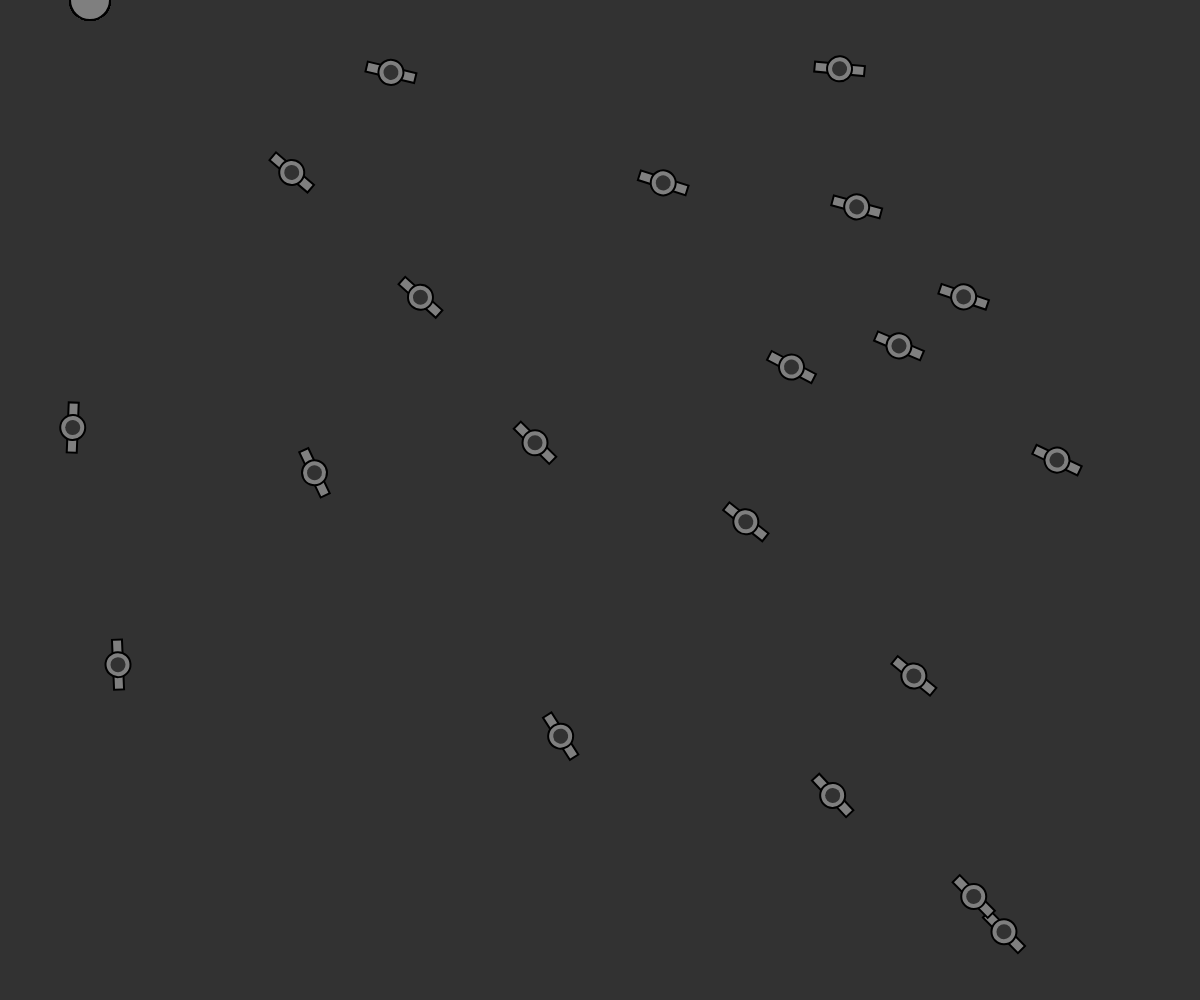
Frame 1 (no input)
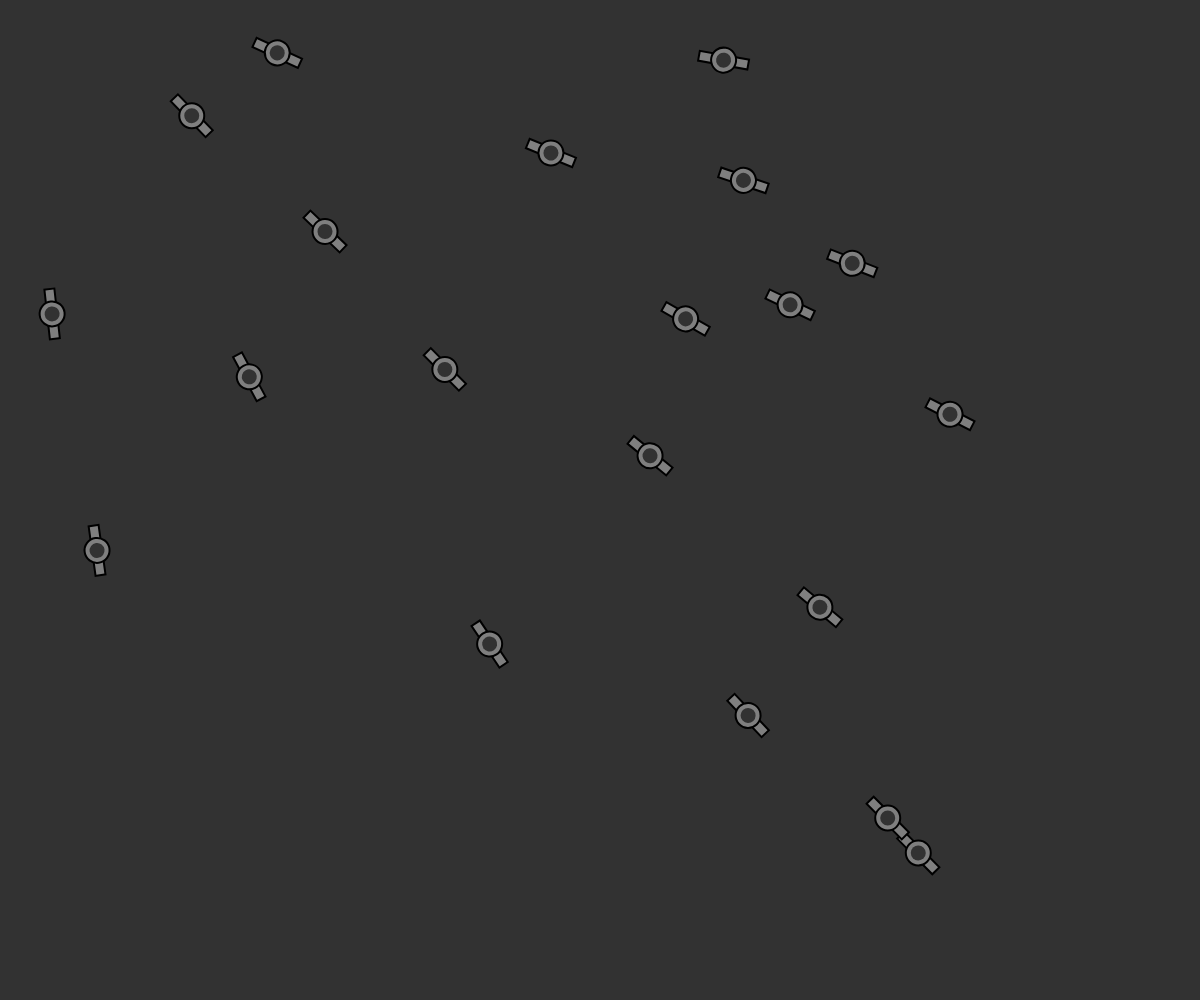
Frame 60 (no input)
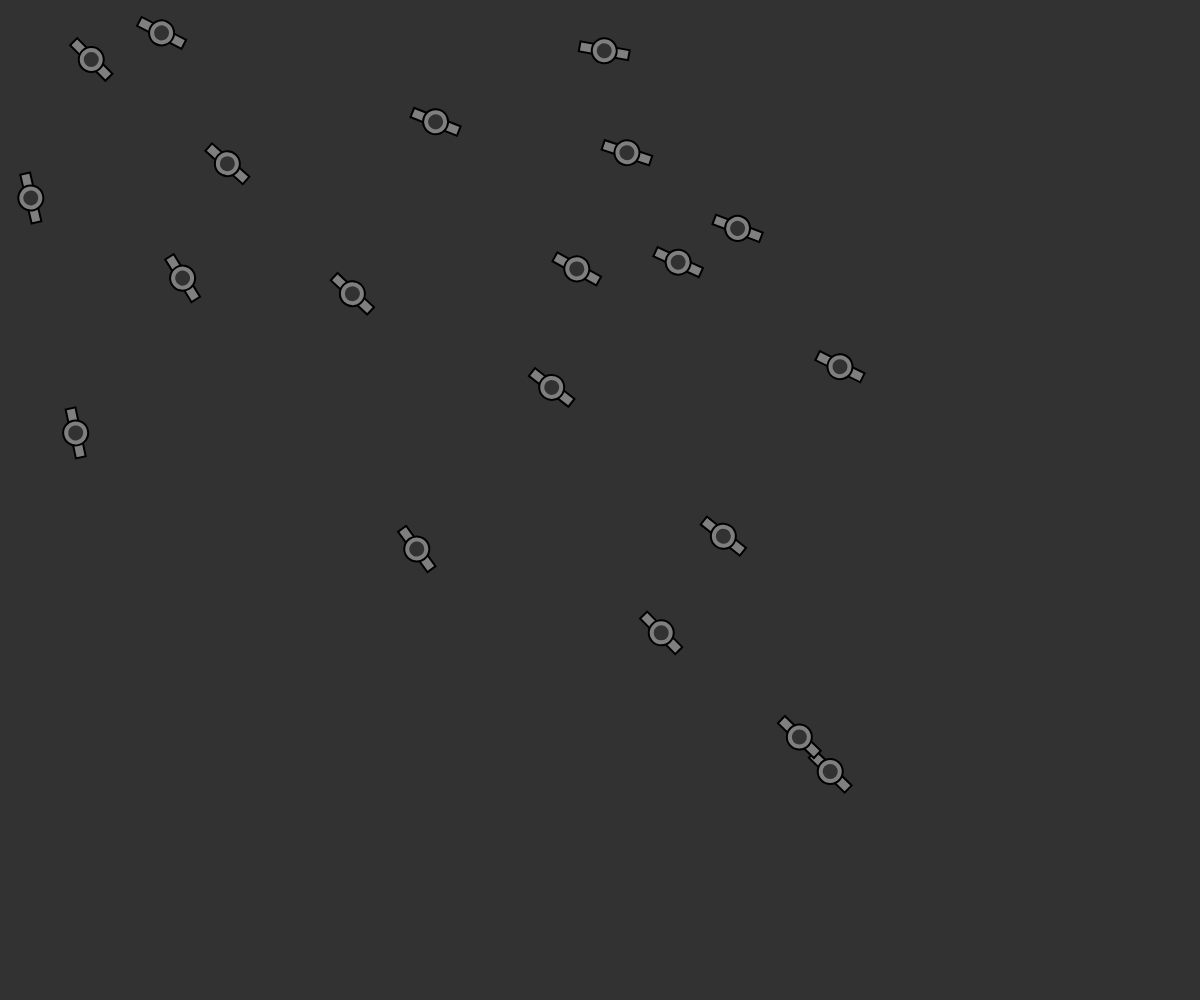
Frame 120 (the mouse pressed at the canvas centre since frame 60)

The p5.js sketch that drew these frames (run headless with seeded random() and noise() and a simulated clock; from frame 60 on, the mouse is pressed at the canvas centre):

// p5.js sketch
// ── sketch.js
var mover = [];
//var time;


function setup() {
  createCanvas(windowWidth, windowHeight);
  for (var i = 0; i < 20; i++) {
    mover[i] = new Mover();
  }
}

function draw() {
  //time++;
  background(50);
  for (var i = 0; i < mover.length; i++) {
    for (var j = 0; j < mover.length; j++) {
      if (i !== j) {
        if (mover[j].position.x === mover[i].position.x) {
          mover[j].position = p5.Vector.random2D();
        }
      }//this function can sort of be neglected, it was meant to 
      //check for overlapping gears and displace them if they converged
      //onto the same point. they used to cluster up before i added the
      //attractor ball
    }
    mover[i].update();
    mover[i].checkEdges();
    mover[i].display();
  }
}

function windowResized() {
  resizeCanvas(windowWidth, windowHeight);
}
// ── mover.js
var Mover = function() {
  this.position = createVector(random(width), random(height));
  this.velocity = createVector(0, 0);
  this.accel = 0;
  this.topspeed = 2;
  this.r = height*0.09;
  this.theta = 0;

  //setting up some variables
   
  this.update = function() {
    var x = this.r * cos(this.theta);
    var y = this.r * sin(this.theta);
    var attract = createVector(x, y);
    //these are the ball's oscillating variables
    var dir = p5.Vector.sub(attract, this.position);
    dir.normalize();
    dir.mult(0.5);
    this.accel = dir;
    
    ellipse(x, y, 40);
  //this is the ball
    this.velocity.add(this.accel);
    this.velocity.limit(this.topspeed);
    this.position.add(this.velocity);
    this.theta += 0.2; //increase the theta
  };

  this.display = function() {
    var angle = this.velocity.heading();

    stroke(0);
    strokeWeight(2);
    fill(127);
    push();
    rectMode(CENTER);

    translate(this.position.x, this.position.y);
    rotate(angle);
    rect(0, 0, 50, 10);
    ellipse(0, 0, 25);
    noStroke();
    fill(50);
    ellipse(0, 0, 15);
  // little gears with only two teeth
    pop();
  };

  this.checkEdges = function() {
    if (this.position.x > width) {
      this.position.x = 0;
    } else if (this.position.x < 0) {
      this.position.x = width;
    }

    if (this.position.y > height) {
      this.position.y = 0;
    } else if (this.position.y < 0) {
      this.position.y = height;
    }
  };
};
